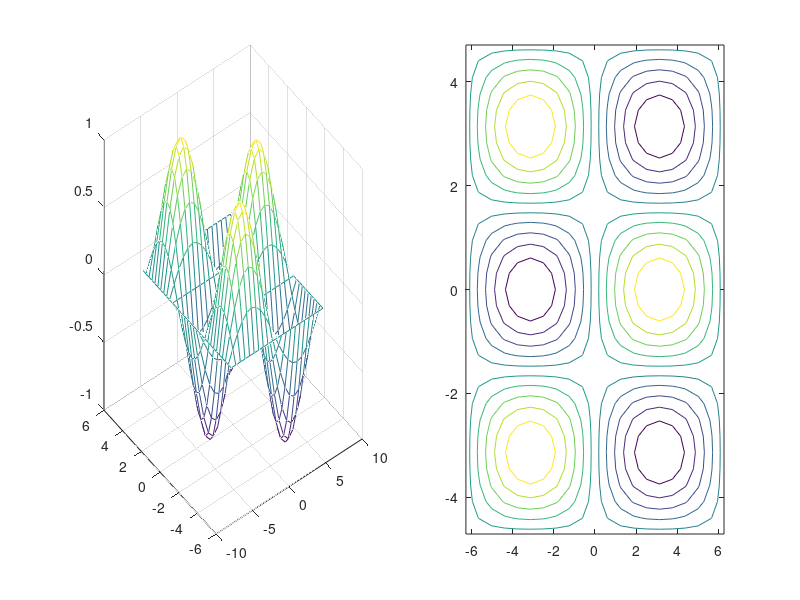

This figure's MATLAB source:
x = linspace(-2*pi, 2*pi, 21);
y = linspace(-1.5*pi, 1.5*pi, 31);  
[xx, yy] = meshgrid(x, y); 
zz =sin(xx/2) .* cos(yy);		

subplot(1,2,1)
mesh(xx, yy, zz);
subplot(1,2,2)
contour(xx, yy, zz);
%contour(zz);